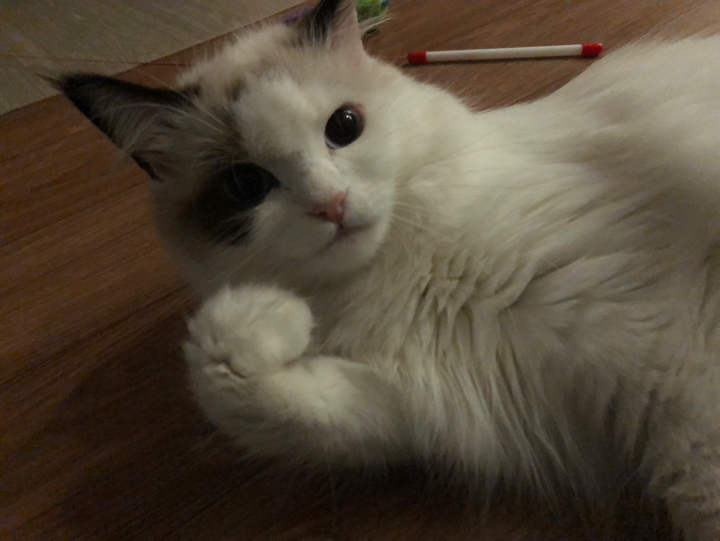
#> input picture OpenCV 02일차/실습/img/img3.jpg, 1440 x 1081 px (shown at 1/2 size)
$ python opencv_30.py
#> lines starting #> are read from the running program, lines starting #| are printed output that depends on the picture
# OpenCV 이미지 회전
import cv2

img_src = cv2.imread('img/img3.jpg', cv2.IMREAD_COLOR)
#> img_src is the input picture: shape (1081, 1440, 3); mean B, G, R 57.9, 73.7, 84.8
img_src = cv2.resize(img_src, dsize=(500, 500), interpolation=cv2.INTER_AREA)
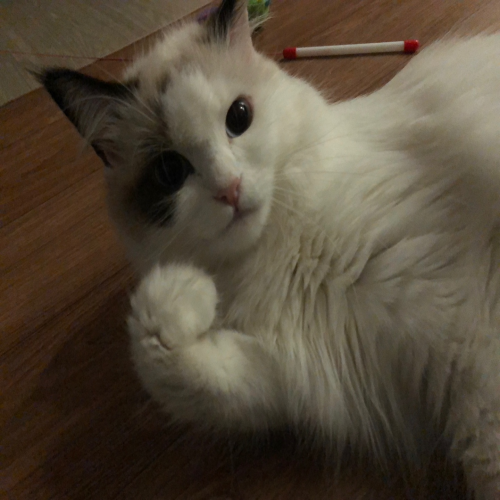
#> img_src: shape (500, 500, 3); mean B, G, R 57.9, 73.7, 84.8
height, width = img_src.shape[:2]
#> height = 500; width = 500

center = (width / 2, height / 2)
#> center = (250, 250)
angle = 45
scale = 1

# 회전
matrix = cv2.getRotationMatrix2D(center, angle, scale)
img_dst = cv2.warpAffine(img_src, matrix, (width, height))
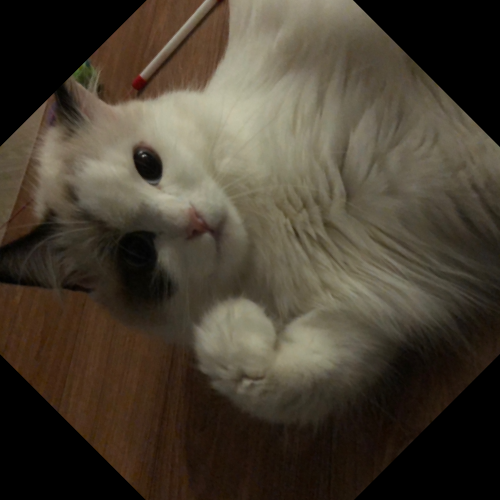
#> img_dst: shape (500, 500, 3); mean B, G, R 49.7, 63, 71.7

cont = cv2.hconcat([img_src, img_dst])
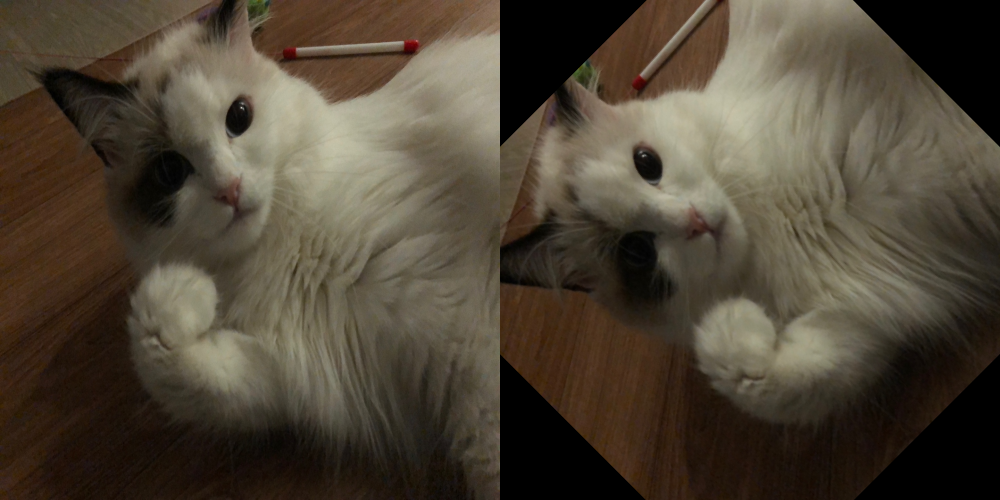
#> cont: shape (500, 1000, 3); mean B, G, R 53.8, 68.4, 78.2

cv2.imshow('img', cont)
cv2.waitKey(0)
cv2.destroyAllWindows()

$ run again, with OpenCV 02일차/실습/img/img1.jpg copied over OpenCV 02일차/실습/img/img3.jpg
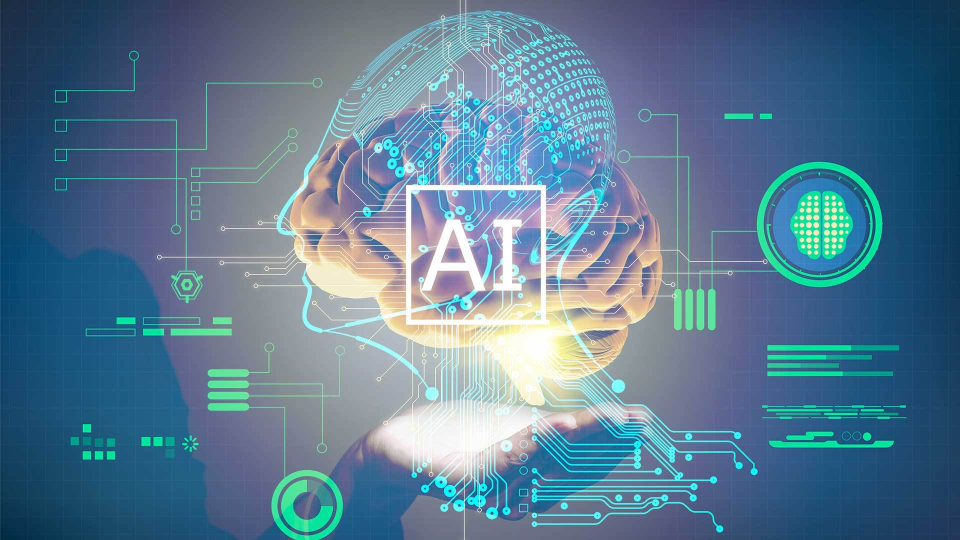
#> input picture OpenCV 02일차/실습/img/img1.jpg, 1920 x 1080 px (shown at 1/2 size)
#> img_src is the input picture: shape (1080, 1920, 3); mean B, G, R 145.7, 122.6, 90.4
#> img_src: shape (500, 500, 3)
#> `img_dst = cv2.warpAffine(img_src, matrix, (width, height))`:
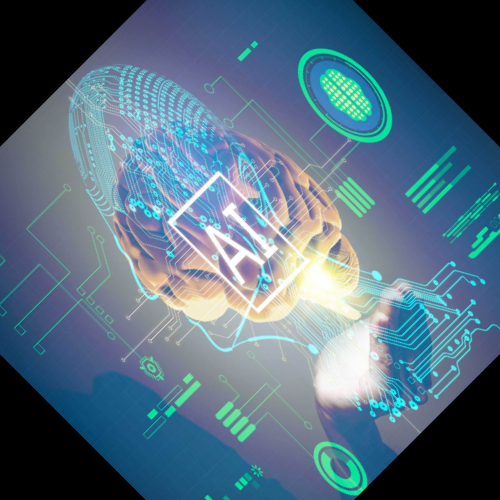
#> img_dst: shape (500, 500, 3); mean B, G, R 127.9, 110.5, 85.1
#> `cont = cv2.hconcat([img_src, img_dst])`:
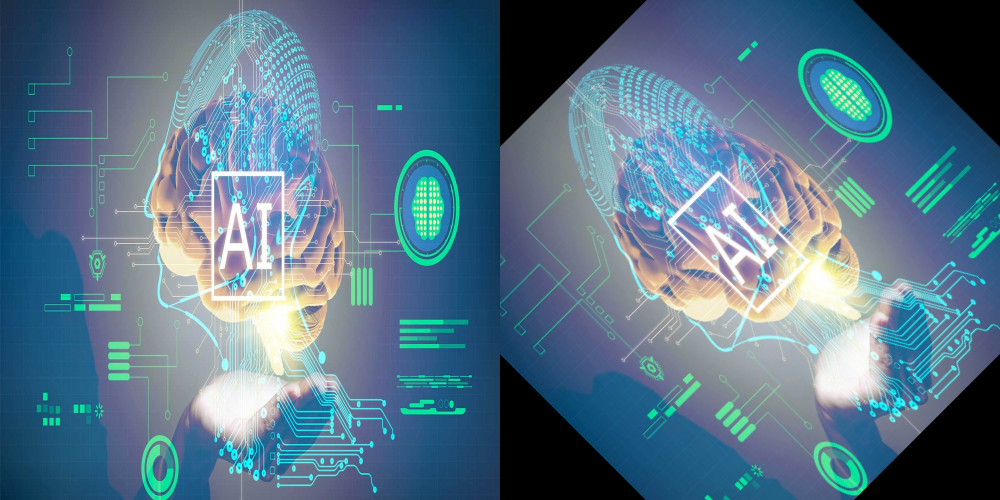
#> cont: shape (500, 1000, 3); mean B, G, R 136.8, 116.5, 87.7

$ run again, with OpenCV 02일차/실습/img/img10.jpg copied over OpenCV 02일차/실습/img/img3.jpg
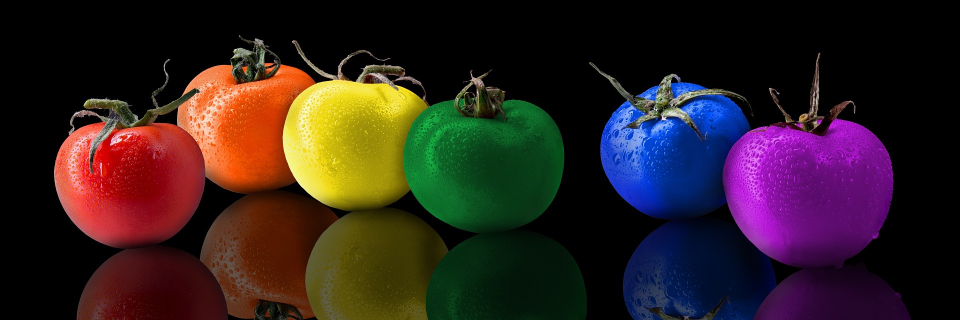
#> input picture OpenCV 02일차/실습/img/img10.jpg, 1920 x 640 px (shown at 1/2 size)
#> img_src is the input picture: shape (640, 1920, 3); mean B, G, R 31.7, 32.7, 48.2
#> img_src: shape (500, 500, 3)
#> `img_dst = cv2.warpAffine(img_src, matrix, (width, height))`:
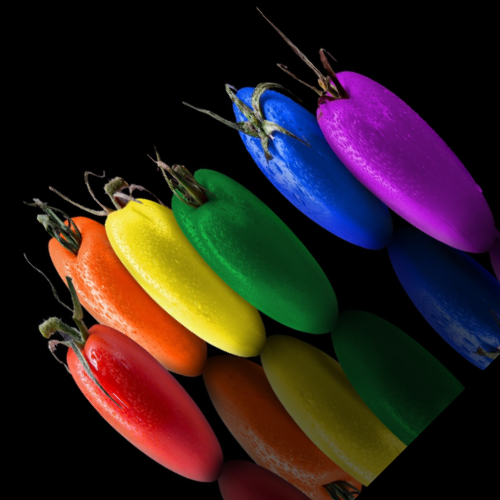
#> img_dst: shape (500, 500, 3); mean B, G, R 30.1, 32.1, 46
#> `cont = cv2.hconcat([img_src, img_dst])`:
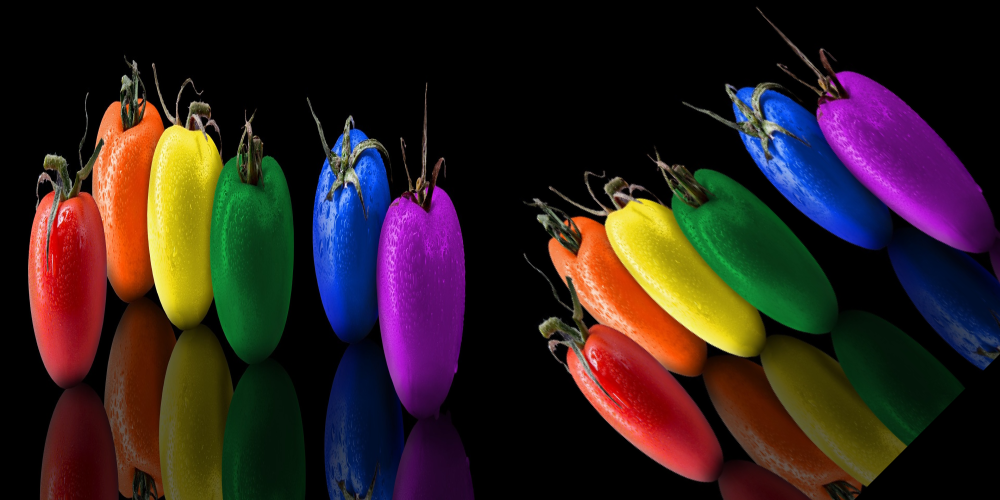
#> cont: shape (500, 1000, 3); mean B, G, R 30.9, 32.4, 47.1

$ run again, with OpenCV 02일차/실습/img/img11.jpg copied over OpenCV 02일차/실습/img/img3.jpg
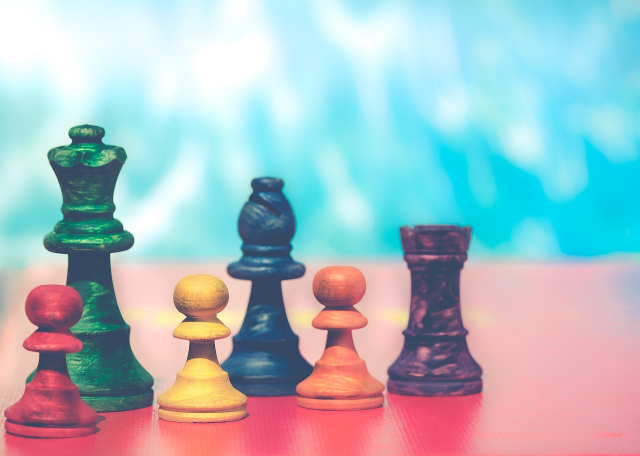
#> input picture OpenCV 02일차/실습/img/img11.jpg, 1280 x 912 px (shown at 1/2 size)
#> img_src is the input picture: shape (912, 1280, 3); mean B, G, R 194.7, 188, 168.8
#> img_src: shape (500, 500, 3)
#> `img_dst = cv2.warpAffine(img_src, matrix, (width, height))`:
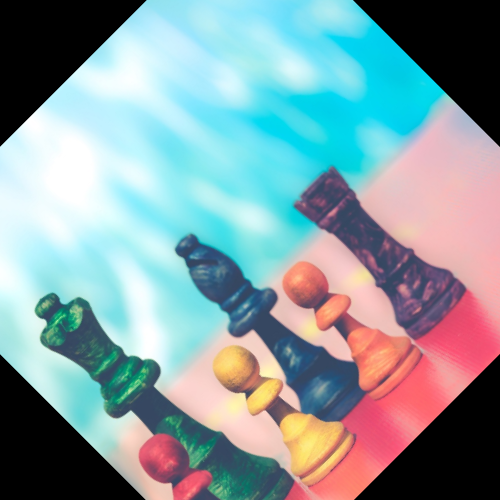
#> img_dst: shape (500, 500, 3); mean B, G, R 161, 156, 134.4
#> `cont = cv2.hconcat([img_src, img_dst])`:
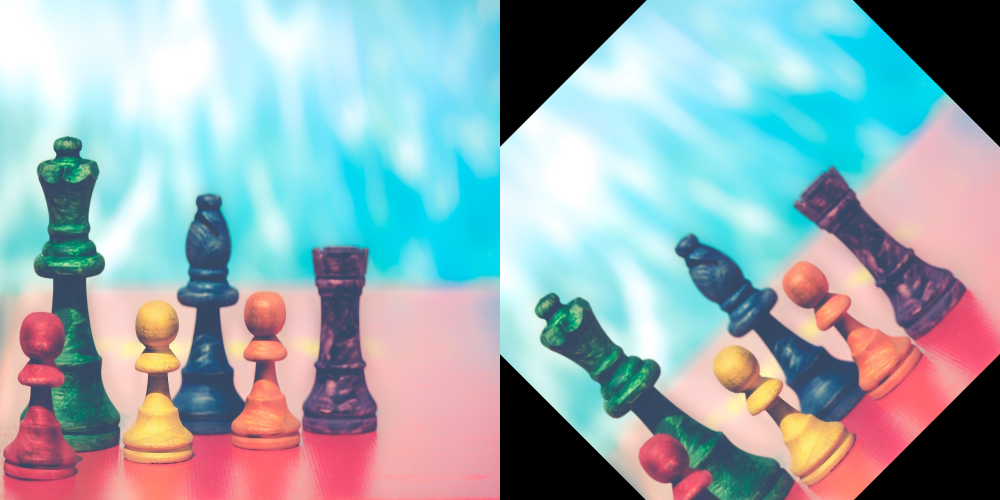
#> cont: shape (500, 1000, 3); mean B, G, R 177.8, 172, 151.6
